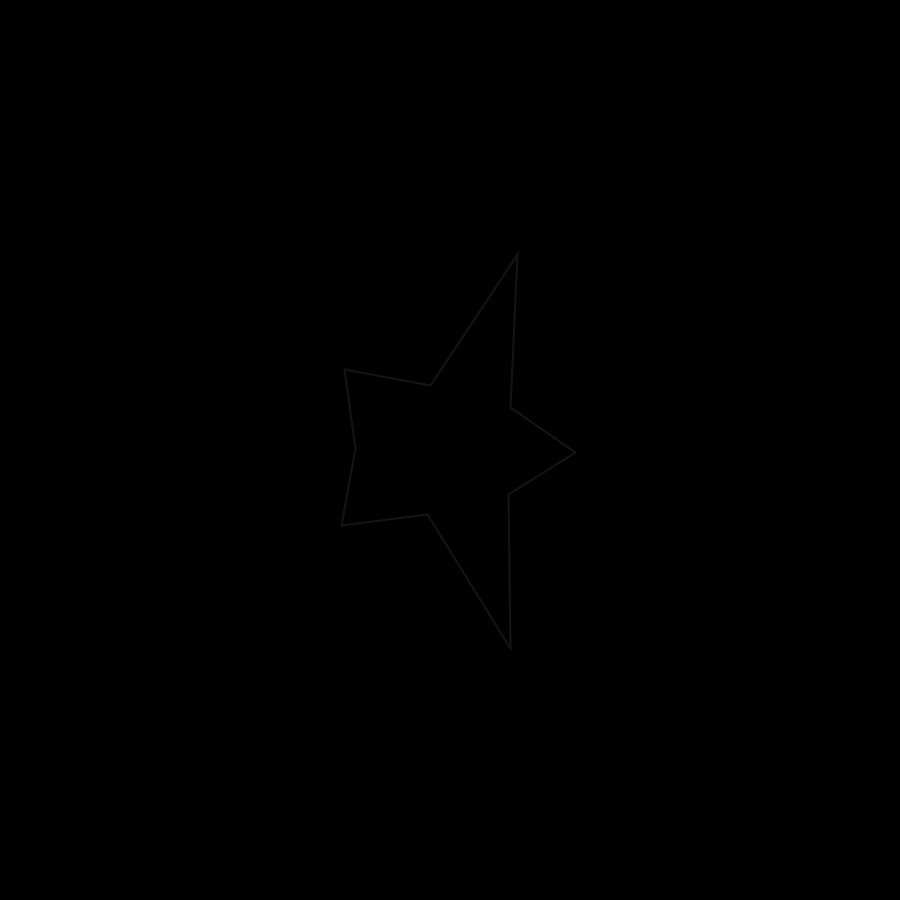
Frame 1 (no input)
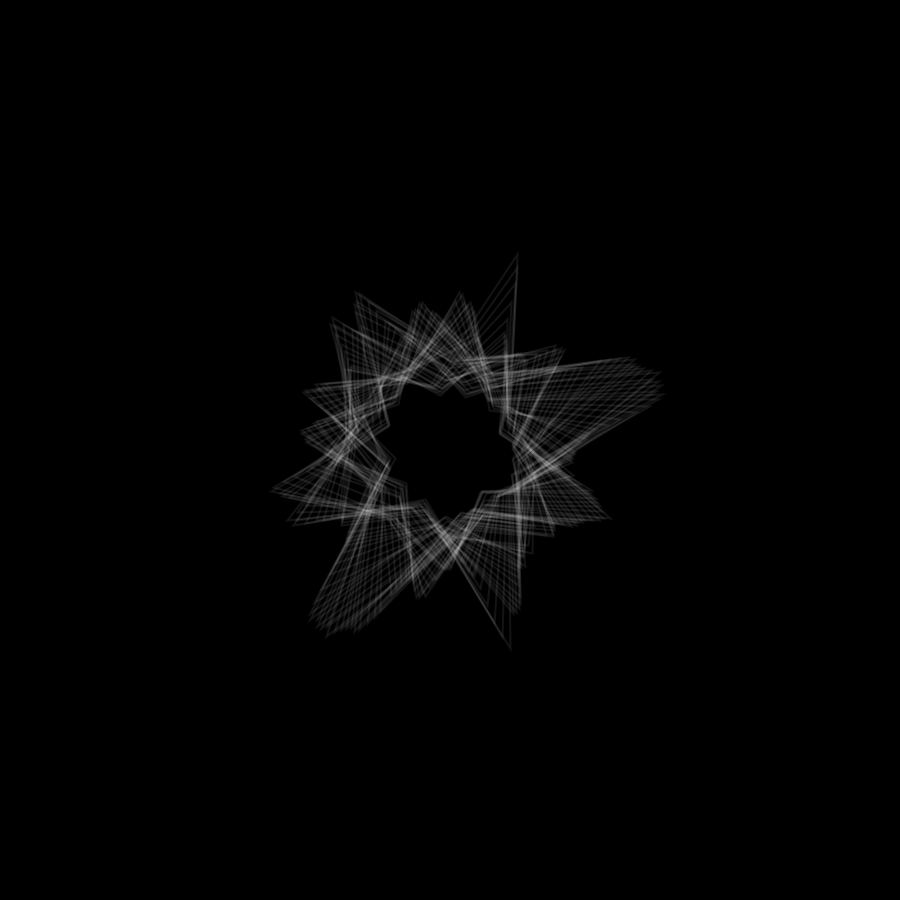
Frame 60 (the mouse pressed at the canvas centre just before this capture)
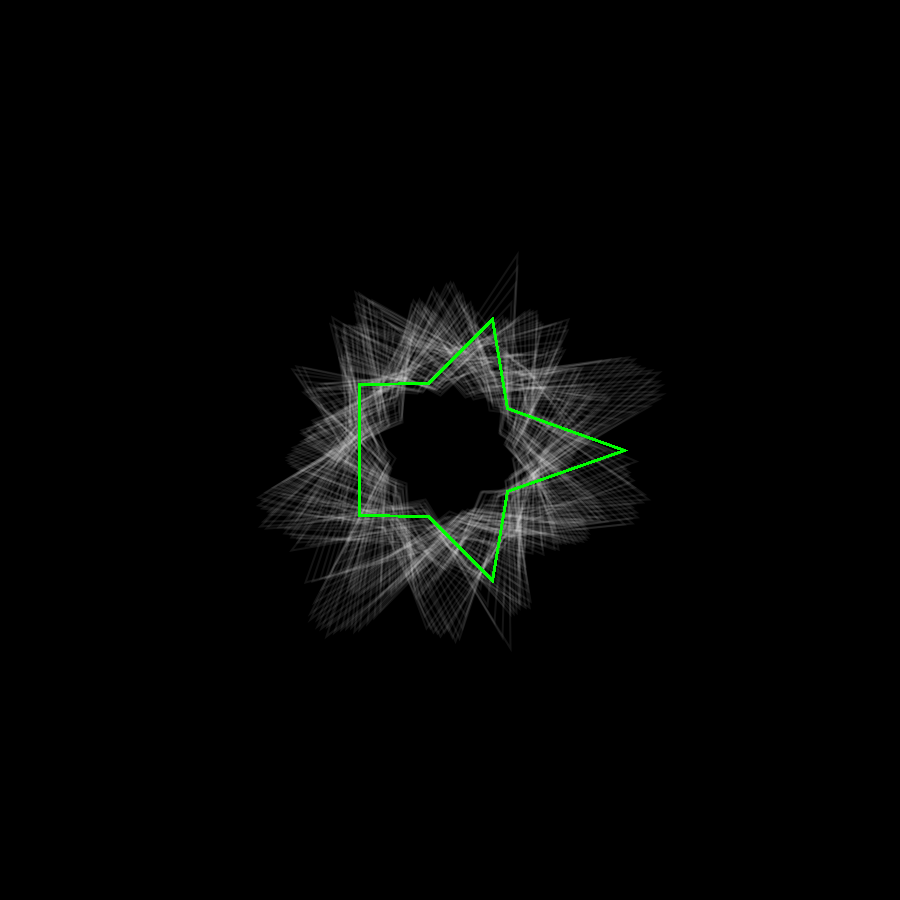
Frame 120 (the mouse held since frame 60 and released just before this capture)

The Processing sketch that drew these frames (run headless with seeded random() and noise(); from frame 60 on, the mouse is pressed at the canvas centre):

// Processing sketch: shape_copier
// ── shape_copier.pde
// Store a copy of a shape when mouse is clicked.

boolean record = false;
ArrayList<PVector> copy; 

void setup() {
  size(900, 900);
  background(0);
  strokeWeight(2);
  noFill();
}

void draw() {
  //background(0);
  stroke(255, 20);

  pushMatrix();
  translate(width/2, height/2);
  rotate(frameCount * 0.02);

  // trace a star path
  float star_points = 5;
  int point = 0;

  beginShape();
  while (point < star_points * 2) {
    float t = (point / (star_points * 2)) * TWO_PI;
    float r = 30 + (100 * noise(abs(t - PI), frameCount * 0.1));

    // to make a star, draw points in a circle and
    // on every other point, double the radius
    if (point % 2 == 0) {
      r *= 2;
    }

    // convert polar coordinates to rectangular
    float x = r * cos(t); 
    float y = r * sin(t);

    if (record) {
      copy.add(new PVector(x, y));
    }

    vertex(x, y);
    point++;
  }
  record = false;

  endShape(CLOSE);
  popMatrix();
  
  pushMatrix();
  translate(width/2, height/2);

  if (copy != null && copy.size() > 0) {
    stroke(0, 255, 0);
    beginShape();
    for (PVector p : copy) {
      vertex(p.x, p.y);
    }
    endShape(CLOSE);
  }

  popMatrix();
}

void mousePressed() {
  record = true;
  copy = new ArrayList<PVector>();
}

void keyPressed() {
  noLoop();
}
